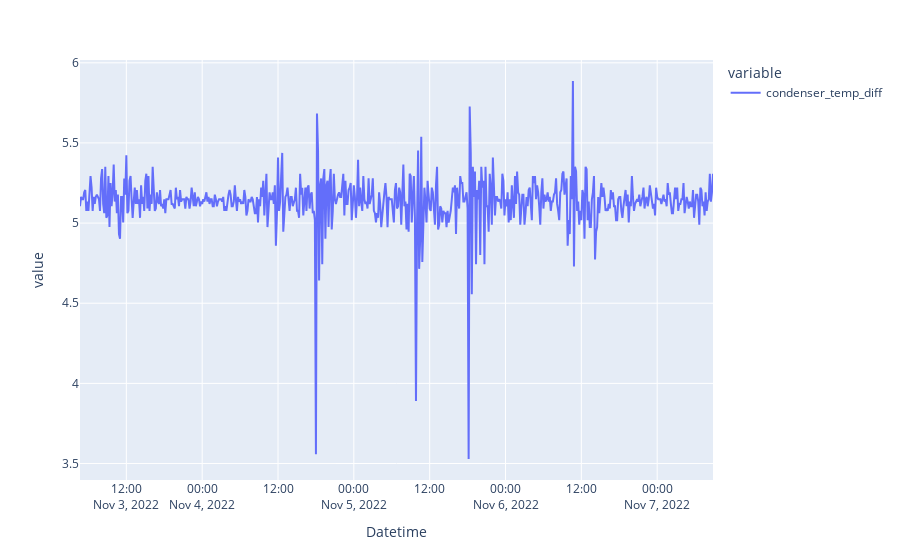

The notebook cell this image was saved under:
### Code cell
opt.df.iloc[-600:].condenser_temp_diff.plot()

### Figure 1 — Plotly figure (JSON) as saved in the notebook; plotly's stock layout.template omitted (floating-point values rounded to 4 significant figures; data arrays with more than 128 entries replaced by an {"elided": "..."} marker saying what was removed)
{"data": [{"hovertemplate": "variable=condenser_temp_diff<br>Datetime=%{x}<br>value=%{y}<extra></extra>", "legendgroup": "condenser_temp_diff", "line": {"color": "#636efa", "dash": "solid"}, "marker": {"symbol": "circle"}, "mode": "lines", "name": "condenser_temp_diff", "orientation": "v", "showlegend": true, "type": "scatter", "x": {"elided": "600 str values"}, "xaxis": "x", "y": {"elided": "600 float values"}, "yaxis": "y"}], "layout": {"legend": {"title": {"text": "variable"}, "tracegroupgap": 0}, "margin": {"t": 60}, "xaxis": {"anchor": "y", "domain": [0, 1], "title": {"text": "Datetime"}}, "yaxis": {"anchor": "x", "domain": [0, 1], "title": {"text": "value"}}}}
